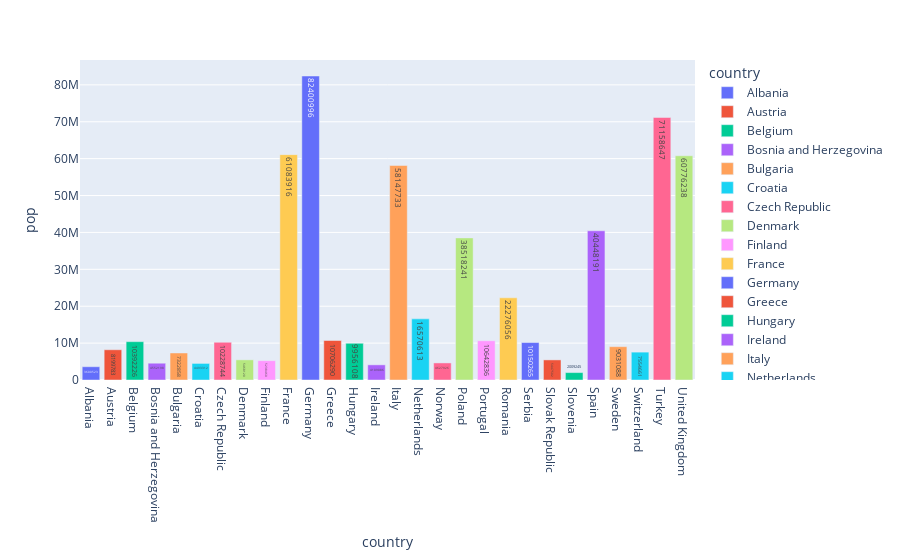

Here is the notebook cell this chart was saved with:
### Code cell
df_europe = px.data.gapminder().query("continent == 'Europe' and year == 2007 and pop > 2.e6")
fig = px.bar(df_europe, y='pop', x='country', text='pop', color='country')
fig

### Figure 1 — Plotly figure (JSON) as saved in the notebook; plotly's stock layout.template omitted (floating-point values rounded to 4 significant figures)
{"data": [{"alignmentgroup": "True", "hovertemplate": "country=%{x}<br>pop=%{text}<extra></extra>", "legendgroup": "Albania", "marker": {"color": "#636efa", "pattern": {"shape": ""}}, "name": "Albania", "offsetgroup": "Albania", "orientation": "v", "showlegend": true, "text": [3600523], "textposition": "auto", "type": "bar", "x": ["Albania"], "xaxis": "x", "y": [3600523], "yaxis": "y"}, {"alignmentgroup": "True", "hovertemplate": "country=%{x}<br>pop=%{text}<extra></extra>", "legendgroup": "Austria", "marker": {"color": "#EF553B", "pattern": {"shape": ""}}, "name": "Austria", "offsetgroup": "Austria", "orientation": "v", "showlegend": true, "text": [8199783], "textposition": "auto", "type": "bar", "x": ["Austria"], "xaxis": "x", "y": [8199783], "yaxis": "y"}, {"alignmentgroup": "True", "hovertemplate": "country=%{x}<br>pop=%{text}<extra></extra>", "legendgroup": "Belgium", "marker": {"color": "#00cc96", "pattern": {"shape": ""}}, "name": "Belgium", "offsetgroup": "Belgium", "orientation": "v", "showlegend": true, "text": [10392226], "textposition": "auto", "type": "bar", "x": ["Belgium"], "xaxis": "x", "y": [10392226], "yaxis": "y"}, {"alignmentgroup": "True", "hovertemplate": "country=%{x}<br>pop=%{text}<extra></extra>", "legendgroup": "Bosnia and Herzegovina", "marker": {"color": "#ab63fa", "pattern": {"shape": ""}}, "name": "Bosnia and Herzegovina", "offsetgroup": "Bosnia and Herzegovina", "orientation": "v", "showlegend": true, "text": [4552198], "textposition": "auto", "type": "bar", "x": ["Bosnia and Herzegovina"], "xaxis": "x", "y": [4552198], "yaxis": "y"}, {"alignmentgroup": "True", "hovertemplate": "country=%{x}<br>pop=%{text}<extra></extra>", "legendgroup": "Bulgaria", "marker": {"color": "#FFA15A", "pattern": {"shape": ""}}, "name": "Bulgaria", "offsetgroup": "Bulgaria", "orientation": "v", "showlegend": true, "text": [7322858], "textposition": "auto", "type": "bar", "x": ["Bulgaria"], "xaxis": "x", "y": [7322858], "yaxis": "y"}, {"alignmentgroup": "True", "hovertemplate": "country=%{x}<br>pop=%{text}<extra></extra>", "legendgroup": "Croatia", "marker": {"color": "#19d3f3", "pattern": {"shape": ""}}, "name": "Croatia", "offsetgroup": "Croatia", "orientation": "v", "showlegend": true, "text": [4493312], "textposition": "auto", "type": "bar", "x": ["Croatia"], "xaxis": "x", "y": [4493312], "yaxis": "y"}, {"alignmentgroup": "True", "hovertemplate": "country=%{x}<br>pop=%{text}<extra></extra>", "legendgroup": "Czech Republic", "marker": {"color": "#FF6692", "pattern": {"shape": ""}}, "name": "Czech Republic", "offsetgroup": "Czech Republic", "orientation": "v", "showlegend": true, "text": [10228744], "textposition": "auto", "type": "bar", "x": ["Czech Republic"], "xaxis": "x", "y": [10228744], "yaxis": "y"}, {"alignmentgroup": "True", "hovertemplate": "country=%{x}<br>pop=%{text}<extra></extra>", "legendgroup": "Denmark", "marker": {"color": "#B6E880", "pattern": {"shape": ""}}, "name": "Denmark", "offsetgroup": "Denmark", "orientation": "v", "showlegend": true, "text": [5468120], "textposition": "auto", "type": "bar", "x": ["Denmark"], "xaxis": "x", "y": [5468120], "yaxis": "y"}, {"alignmentgroup": "True", "hovertemplate": "country=%{x}<br>pop=%{text}<extra></extra>", "legendgroup": "Finland", "marker": {"color": "#FF97FF", "pattern": {"shape": ""}}, "name": "Finland", "offsetgroup": "Finland", "orientation": "v", "showlegend": true, "text": [5238460], "textposition": "auto", "type": "bar", "x": ["Finland"], "xaxis": "x", "y": [5238460], "yaxis": "y"}, {"alignmentgroup": "True", "hovertemplate": "country=%{x}<br>pop=%{text}<extra></extra>", "legendgroup": "France", "marker": {"color": "#FECB52", "pattern": {"shape": ""}}, "name": "France", "offsetgroup": "France", "orientation": "v", "showlegend": true, "text": [61083916], "textposition": "auto", "type": "bar", "x": ["France"], "xaxis": "x", "y": [61083916], "yaxis": "y"}, {"alignmentgroup": "True", "hovertemplate": "country=%{x}<br>pop=%{text}<extra></extra>", "legendgroup": "Germany", "marker": {"color": "#636efa", "pattern": {"shape": ""}}, "name": "Germany", "offsetgroup": "Germany", "orientation": "v", "showlegend": true, "text": [82400996], "textposition": "auto", "type": "bar", "x": ["Germany"], "xaxis": "x", "y": [82400996], "yaxis": "y"}, {"alignmentgroup": "True", "hovertemplate": "country=%{x}<br>pop=%{text}<extra></extra>", "legendgroup": "Greece", "marker": {"color": "#EF553B", "pattern": {"shape": ""}}, "name": "Greece", "offsetgroup": "Greece", "orientation": "v", "showlegend": true, "text": [10706290], "textposition": "auto", "type": "bar", "x": ["Greece"], "xaxis": "x", "y": [10706290], "yaxis": "y"}, {"alignmentgroup": "True", "hovertemplate": "country=%{x}<br>pop=%{text}<extra></extra>", "legendgroup": "Hungary", "marker": {"color": "#00cc96", "pattern": {"shape": ""}}, "name": "Hungary", "offsetgroup": "Hungary", "orientation": "v", "showlegend": true, "text": [9956108], "textposition": "auto", "type": "bar", "x": ["Hungary"], "xaxis": "x", "y": [9956108], "yaxis": "y"}, {"alignmentgroup": "True", "hovertemplate": "country=%{x}<br>pop=%{text}<extra></extra>", "legendgroup": "Ireland", "marker": {"color": "#ab63fa", "pattern": {"shape": ""}}, "name": "Ireland", "offsetgroup": "Ireland", "orientation": "v", "showlegend": true, "text": [4109086], "textposition": "auto", "type": "bar", "x": ["Ireland"], "xaxis": "x", "y": [4109086], "yaxis": "y"}, {"alignmentgroup": "True", "hovertemplate": "country=%{x}<br>pop=%{text}<extra></extra>", "legendgroup": "Italy", "marker": {"color": "#FFA15A", "pattern": {"shape": ""}}, "name": "Italy", "offsetgroup": "Italy", "orientation": "v", "showlegend": true, "text": [58147733], "textposition": "auto", "type": "bar", "x": ["Italy"], "xaxis": "x", "y": [58147733], "yaxis": "y"}, {"alignmentgroup": "True", "hovertemplate": "country=%{x}<br>pop=%{text}<extra></extra>", "legendgroup": "Netherlands", "marker": {"color": "#19d3f3", "pattern": {"shape": ""}}, "name": "Netherlands", "offsetgroup": "Netherlands", "orientation": "v", "showlegend": true, "text": [16570613], "textposition": "auto", "type": "bar", "x": ["Netherlands"], "xaxis": "x", "y": [16570613], "yaxis": "y"}, {"alignmentgroup": "True", "hovertemplate": "country=%{x}<br>pop=%{text}<extra></extra>", "legendgroup": "Norway", "marker": {"color": "#FF6692", "pattern": {"shape": ""}}, "name": "Norway", "offsetgroup": "Norway", "orientation": "v", "showlegend": true, "text": [4627926], "textposition": "auto", "type": "bar", "x": ["Norway"], "xaxis": "x", "y": [4627926], "yaxis": "y"}, {"alignmentgroup": "True", "hovertemplate": "country=%{x}<br>pop=%{text}<extra></extra>", "legendgroup": "Poland", "marker": {"color": "#B6E880", "pattern": {"shape": ""}}, "name": "Poland", "offsetgroup": "Poland", "orientation": "v", "showlegend": true, "text": [38518241], "textposition": "auto", "type": "bar", "x": ["Poland"], "xaxis": "x", "y": [38518241], "yaxis": "y"}, {"alignmentgroup": "True", "hovertemplate": "country=%{x}<br>pop=%{text}<extra></extra>", "legendgroup": "Portugal", "marker": {"color": "#FF97FF", "pattern": {"shape": ""}}, "name": "Portugal", "offsetgroup": "Portugal", "orientation": "v", "showlegend": true, "text": [10642836], "textposition": "auto", "type": "bar", "x": ["Portugal"], "xaxis": "x", "y": [10642836], "yaxis": "y"}, {"alignmentgroup": "True", "hovertemplate": "country=%{x}<br>pop=%{text}<extra></extra>", "legendgroup": "Romania", "marker": {"color": "#FECB52", "pattern": {"shape": ""}}, "name": "Romania", "offsetgroup": "Romania", "orientation": "v", "showlegend": true, "text": [22276056], "textposition": "auto", "type": "bar", "x": ["Romania"], "xaxis": "x", "y": [22276056], "yaxis": "y"}, {"alignmentgroup": "True", "hovertemplate": "country=%{x}<br>pop=%{text}<extra></extra>", "legendgroup": "Serbia", "marker": {"color": "#636efa", "pattern": {"shape": ""}}, "name": "Serbia", "offsetgroup": "Serbia", "orientation": "v", "showlegend": true, "text": [10150265], "textposition": "auto", "type": "bar", "x": ["Serbia"], "xaxis": "x", "y": [10150265], "yaxis": "y"}, {"alignmentgroup": "True", "hovertemplate": "country=%{x}<br>pop=%{text}<extra></extra>", "legendgroup": "Slovak Republic", "marker": {"color": "#EF553B", "pattern": {"shape": ""}}, "name": "Slovak Republic", "offsetgroup": "Slovak Republic", "orientation": "v", "showlegend": true, "text": [5447502], "textposition": "auto", "type": "bar", "x": ["Slovak Republic"], "xaxis": "x", "y": [5447502], "yaxis": "y"}, {"alignmentgroup": "True", "hovertemplate": "country=%{x}<br>pop=%{text}<extra></extra>", "legendgroup": "Slovenia", "marker": {"color": "#00cc96", "pattern": {"shape": ""}}, "name": "Slovenia", "offsetgroup": "Slovenia", "orientation": "v", "showlegend": true, "text": [2009245], "textposition": "auto", "type": "bar", "x": ["Slovenia"], "xaxis": "x", "y": [2009245], "yaxis": "y"}, {"alignmentgroup": "True", "hovertemplate": "country=%{x}<br>pop=%{text}<extra></extra>", "legendgroup": "Spain", "marker": {"color": "#ab63fa", "pattern": {"shape": ""}}, "name": "Spain", "offsetgroup": "Spain", "orientation": "v", "showlegend": true, "text": [40448191], "textposition": "auto", "type": "bar", "x": ["Spain"], "xaxis": "x", "y": [40448191], "yaxis": "y"}, {"alignmentgroup": "True", "hovertemplate": "country=%{x}<br>pop=%{text}<extra></extra>", "legendgroup": "Sweden", "marker": {"color": "#FFA15A", "pattern": {"shape": ""}}, "name": "Sweden", "offsetgroup": "Sweden", "orientation": "v", "showlegend": true, "text": [9031088], "textposition": "auto", "type": "bar", "x": ["Sweden"], "xaxis": "x", "y": [9031088], "yaxis": "y"}, {"alignmentgroup": "True", "hovertemplate": "country=%{x}<br>pop=%{text}<extra></extra>", "legendgroup": "Switzerland", "marker": {"color": "#19d3f3", "pattern": {"shape": ""}}, "name": "Switzerland", "offsetgroup": "Switzerland", "orientation": "v", "showlegend": true, "text": [7554661], "textposition": "auto", "type": "bar", "x": ["Switzerland"], "xaxis": "x", "y": [7554661], "yaxis": "y"}, {"alignmentgroup": "True", "hovertemplate": "country=%{x}<br>pop=%{text}<extra></extra>", "legendgroup": "Turkey", "marker": {"color": "#FF6692", "pattern": {"shape": ""}}, "name": "Turkey", "offsetgroup": "Turkey", "orientation": "v", "showlegend": true, "text": [71158647], "textposition": "auto", "type": "bar", "x": ["Turkey"], "xaxis": "x", "y": [71158647], "yaxis": "y"}, {"alignmentgroup": "True", "hovertemplate": "country=%{x}<br>pop=%{text}<extra></extra>", "legendgroup": "United Kingdom", "marker": {"color": "#B6E880", "pattern": {"shape": ""}}, "name": "United Kingdom", "offsetgroup": "United Kingdom", "orientation": "v", "showlegend": true, "text": [60776238], "textposition": "auto", "type": "bar", "x": ["United Kingdom"], "xaxis": "x", "y": [60776238], "yaxis": "y"}], "layout": {"autosize": true, "barmode": "relative", "legend": {"title": {"text": "country"}, "tracegroupgap": 0}, "margin": {"t": 60}, "xaxis": {"anchor": "y", "autorange": true, "categoryarray": ["Albania", "Austria", "Belgium", "Bosnia and Herzegovina", "Bulgaria", "Croatia", "Czech Republic", "Denmark", "Finland", "France", "Germany", "Greece", "Hungary", "Ireland", "Italy", "Netherlands", "Norway", "Poland", "Portugal", "Romania", "Serbia", "Slovak Republic", "Slovenia", "Spain", "Sweden", "Switzerland", "Turkey", "United Kingdom"], "categoryorder": "array", "domain": [0, 1], "range": [-0.5, 27.5], "title": {"text": "country"}, "type": "category"}, "yaxis": {"anchor": "x", "autorange": true, "domain": [0, 1], "range": [0, 86740000.0], "title": {"text": "pop"}, "type": "linear"}}}
